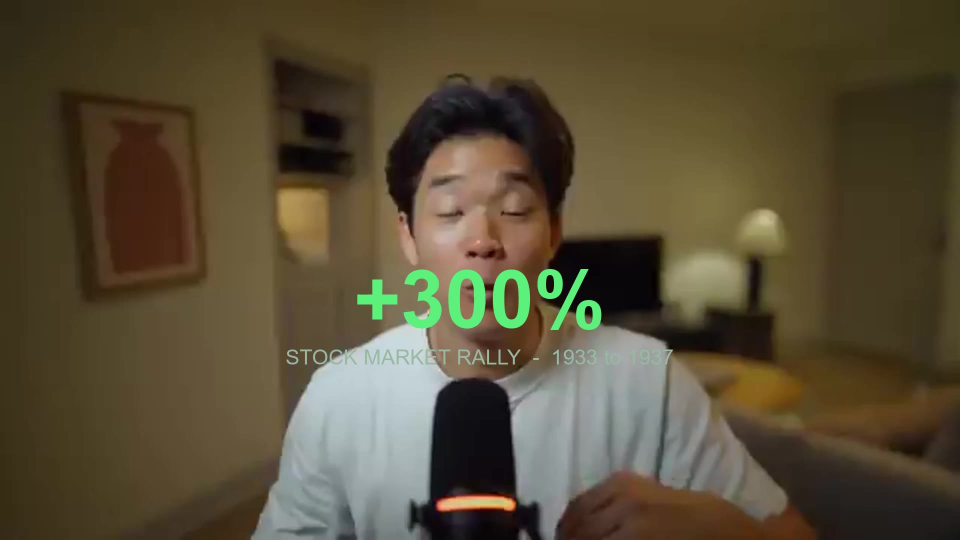
#> input picture projects/US Economy/experiment_roaring20s/qa/composite_test.jpg, 1920 x 1080 px (shown at 1/2 size); its folder holds only this picture in this run
$ python -i tempo.py   (imports and definitions only)
#> lines starting #> are read from the running program, lines starting #| are printed output that depends on the picture
#> further down, picture is the input picture: shape (1080, 1920, 3); mean B, G, R 53.9, 77, 87.3
"""Video-measured tempo — true cut rhythm, not an index-segment proxy.

The index's segment boundaries are shaped by the sampler config (min/max
interval), so cuts/min derived from them undercounts real editing. Here we
measure tempo directly from the video:

- **A. True cut detection** — stream the video at a low fps and flag shot cuts by
  HSV-histogram difference between consecutive frames (motion-robust: a moving
  subject barely changes the global histogram; a hard cut changes it a lot).
- **B. Tempo curve** — cuts/min in sliding windows + a trend descriptor
  (accelerates / steady / decelerates / varied).
- **C. Motion-weighted energy** — per-window intra-shot motion (mean pixel diff of
  *non-cut* transitions) blended with cut-rate into an overall energy index.

All local (OpenCV/NumPy); one decode pass per video.
"""

from __future__ import annotations

from pathlib import Path
from statistics import mean, median, pstdev
from typing import Any, Dict, List

import cv2
import numpy as np

# Cut threshold on histogram distance (1 - HSV correlation), in [0,2]. Floored so
# static videos don't produce phantom cuts; adaptive component handles busy ones.
CUT_FLOOR = 0.45
CUT_SIGMA = 3.0
MIN_SHOT = 0.4  # seconds; merge cuts closer than this


def _hsv_hist(frame: np.ndarray) -> np.ndarray:
    small = cv2.resize(frame, (96, 54), interpolation=cv2.INTER_AREA)
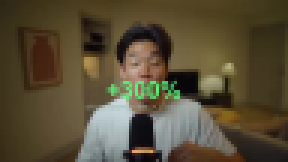
#> small: shape (54, 96, 3) (shown 3 times larger); mean B, G, R 53.9, 77, 87.3
    hsv = cv2.cvtColor(small, cv2.COLOR_BGR2HSV)
#> hsv: shape (54, 96, 3); mean H, S, V 31.4, 116, 90
    h = cv2.calcHist([hsv], [0, 1], None, [32, 32], [0, 180, 0, 256])
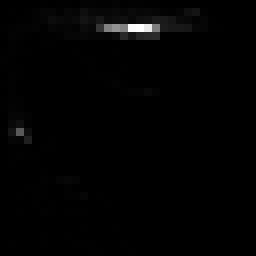
#> h: shape (32, 32) float32 (shown 8 times larger); min 0, max 495, mean 5.1; drawn with min black and max white
    cv2.normalize(h, h)
    return h.astype(np.float32)


# [124 lines left out: functions _scan, detect_cuts, _trend, analyze_tempo, not called in this run]

>>> import cv2
>>> picture = cv2.imread('../../../projects/US Economy/experiment_roaring20s/qa/composite_test.jpg')
>>> result = _hsv_hist(picture)

$ run again, on projects/US Economy/experiment_roaring20s/qa/annotate_E_video_3.0.jpg
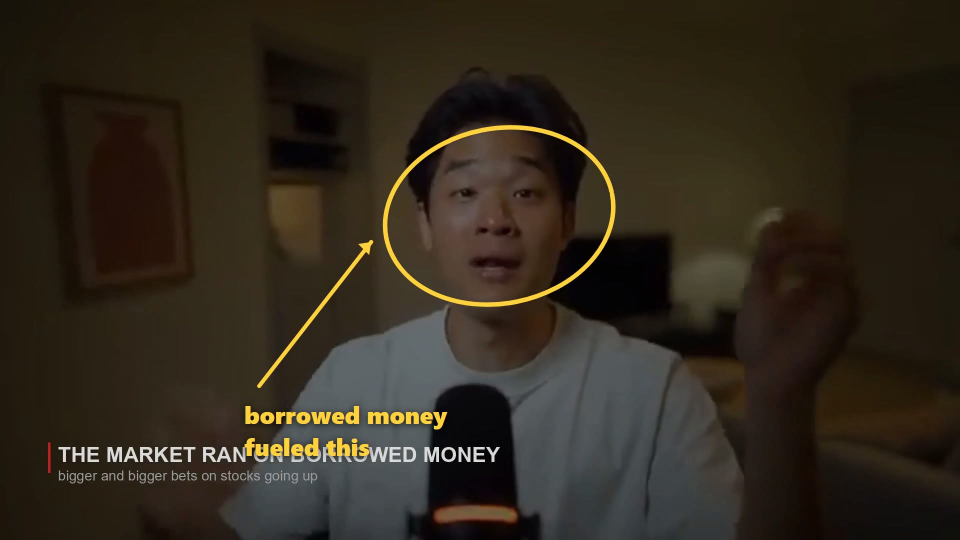
#> input picture projects/US Economy/experiment_roaring20s/qa/annotate_E_video_3.0.jpg, 1920 x 1080 px (shown at 1/2 size)
#> picture is the input picture: shape (1080, 1920, 3); mean B, G, R 29.1, 40.9, 48.5
#> in _hsv_hist, `small = cv2.resize(frame, (96, 54), interpolation=cv2.INTER_AREA)`:
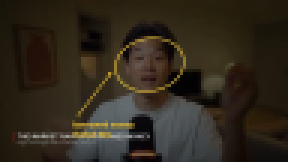
#> small: shape (54, 96, 3) (shown 3 times larger); mean B, G, R 29.1, 40.9, 48.5
#> hsv: shape (54, 96, 3); mean H, S, V 31.3, 121.2, 49.4
#> in _hsv_hist, `h = cv2.calcHist([hsv], [0, 1], None, [32, 32], [0, 180, 0, 256])`:
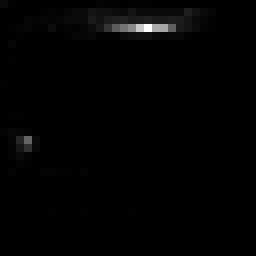
#> h: shape (32, 32) float32 (shown 8 times larger); min 0, max 468, mean 5.1; drawn with min black and max white
